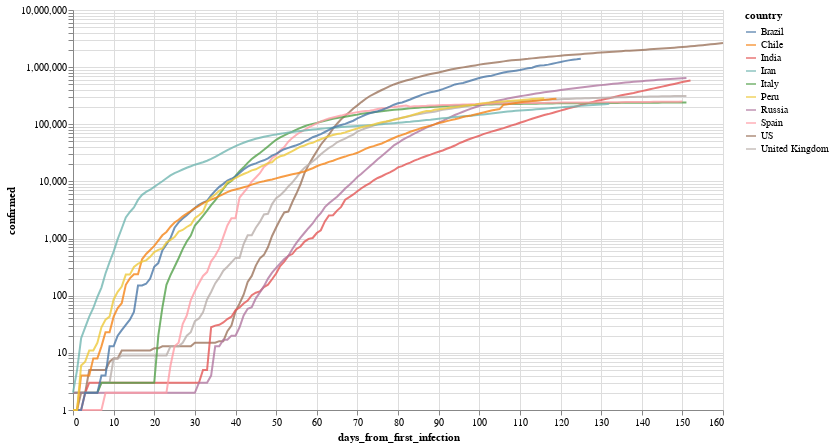

Write notebook code for a chart like this one.
### Markdown cell above
Por ejemplo, evolución (interactiva!) de los paises con mas infectados

### Code cell
total_confirmed_by_country = global_df.groupby('country').confirmed.max().sort_values(ascending=False)
selected_countries = total_confirmed_by_country[total_confirmed_by_country > 1000].index

plot_df = global_df[
    (global_df.confirmed > 0) & 
    (global_df.country.isin(selected_countries[:10]))
].sort_values('date')

selection = alt.selection_multi(
    fields=['country'], 
    bind='legend', 
    init=[{'country': c} for c in selected_countries[:10]]
)


(
    alt.Chart(plot_df)
       .mark_line()
       .encode(
           x='days_from_first_infection', 
           y=alt.Y('confirmed', scale=alt.Scale(type='log')), 
           color='country',
           opacity=alt.condition(selection, alt.value(.8), alt.value(.05))
       ).add_selection(selection)
        .properties(width=650, height=400)
       
)

### Figure 1 — Vega-Lite specification as saved in the notebook (floating-point values rounded to 4 significant figures; data arrays with more than 128 entries replaced by an {"elided": "..."} marker saying what was removed)
{"config": {"view": {"continuousWidth": 400, "continuousHeight": 300}}, "data": {"name": "data-b32e0b33727aba4aebe1a1dbcf0fa3ab"}, "mark": "line", "encoding": {"color": {"type": "nominal", "field": "country"}, "opacity": {"condition": {"value": 0.8, "selection": "selector001"}, "value": 0.05}, "x": {"type": "quantitative", "field": "days_from_first_infection"}, "y": {"type": "quantitative", "field": "confirmed", "scale": {"type": "log"}}}, "height": 400, "selection": {"selector001": {"type": "multi", "fields": ["country"], "bind": "legend", "init": [{"country": "US"}, {"country": "Brazil"}, {"country": "Russia"}, {"country": "India"}, {"country": "United Kingdom"}, {"country": "Peru"}, {"country": "Chile"}, {"country": "Spain"}, {"country": "Italy"}, {"country": "Iran"}]}}, "width": 650, "$schema": "https://vega.github.io/schema/vega-lite/v4.8.1.json", "datasets": {"data-b32e0b33727aba4aebe1a1dbcf0fa3ab": {"elided": "1417 records"}}}
